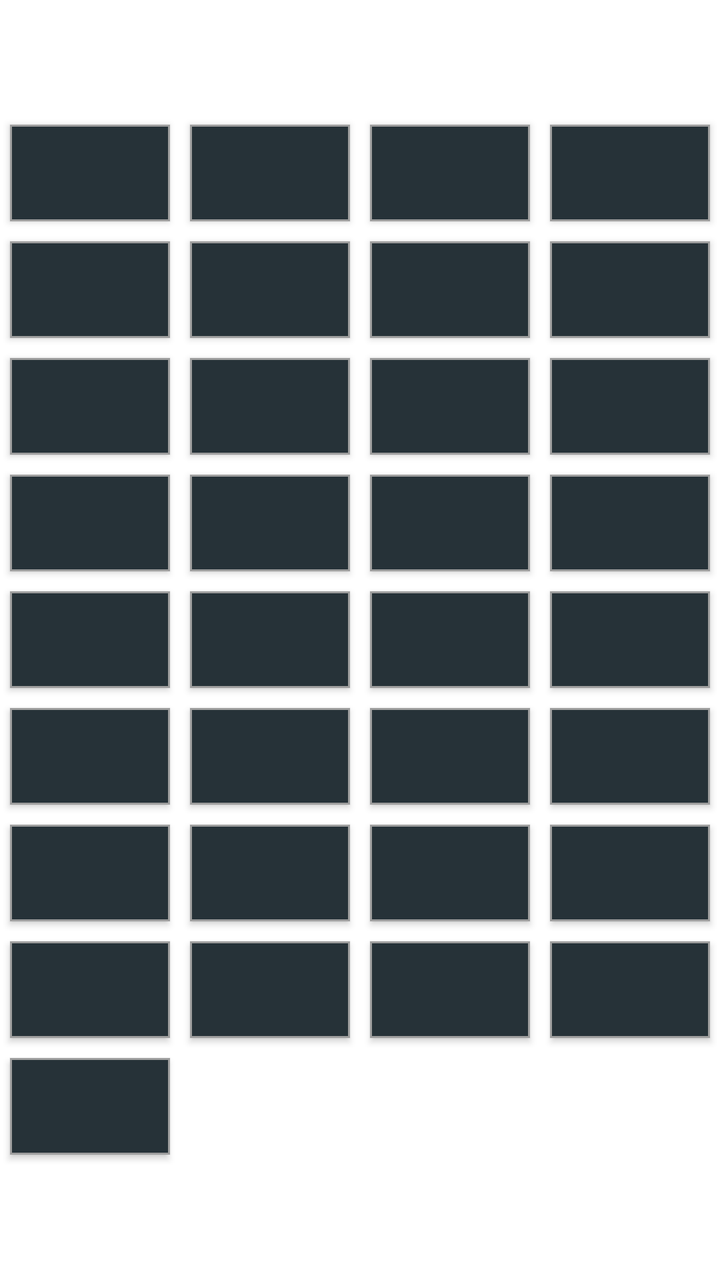
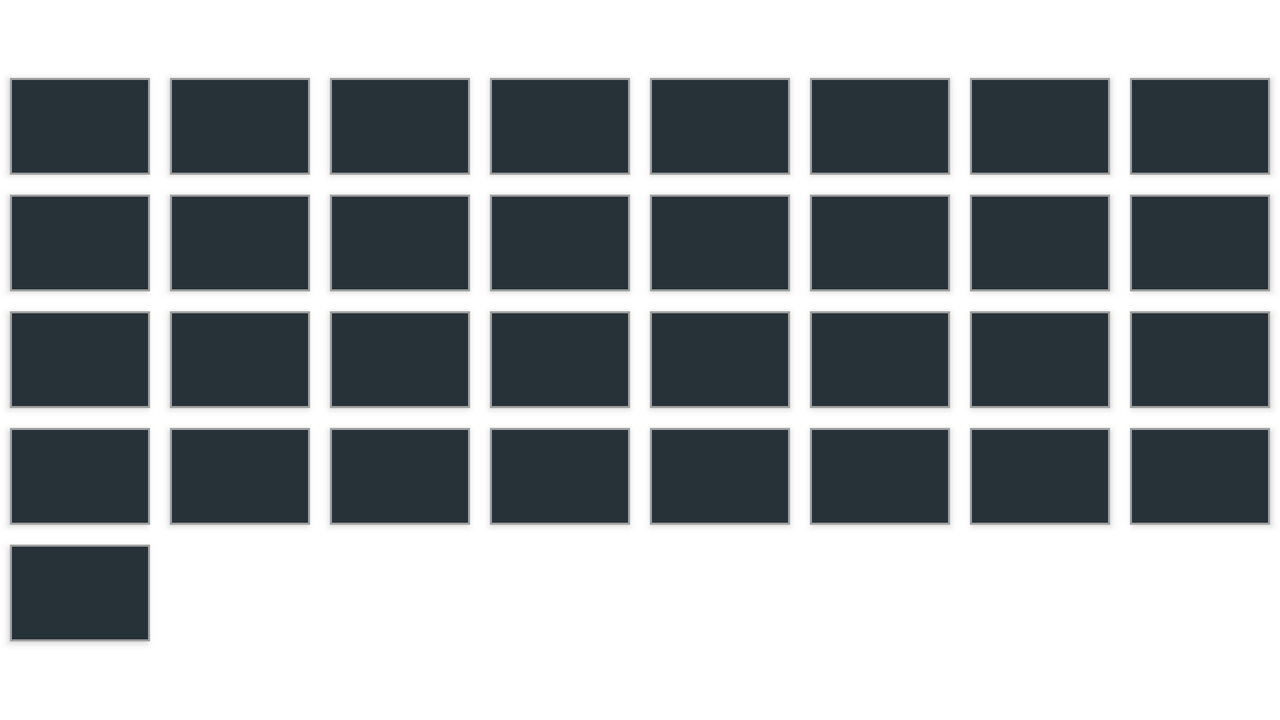

First picture: res/layout/ on a phone held upright. Second picture: the repository's own variant of that layout, on a device whose configuration matches the variant's folder. Source for both follows.
<!-- AndroidManifest.xml: application theme AppTheme -->
<!-- res/layout/alphabet_activity.xml -->
<?xml version="1.0" encoding="utf-8"?>
<ScrollView
    xmlns:android="http://schemas.android.com/apk/res/android"
    android:id="@+id/activity_alphabet"
    android:layout_width="match_parent"
    android:layout_height="match_parent">

    <LinearLayout
        xmlns:tools="http://schemas.android.com/tools"
        android:id="@+id/activity_alphabet_v0"
        android:gravity="center"
        android:layout_gravity="center"
        tools:context="com.pupupon.russian_alphabet.AlphabetActivity"
        style="@style/AppTheme" >

        <LinearLayout
            xmlns:tools="http://schemas.android.com/tools"
            android:id="@+id/activity_alphabet_h1"
            android:gravity="center"
            android:layout_gravity="center"
            android:orientation="horizontal"
            tools:context="com.pupupon.russian_alphabet.AlphabetActivity"
            style="@style/AppTheme" >

            <Button android:id="@+id/letter_btn_1" style="@style/aphabetButton"/>
            <Button android:id="@+id/letter_btn_2" style="@style/aphabetButton"/>
            <Button android:id="@+id/letter_btn_3" style="@style/aphabetButton"/>
            <Button android:id="@+id/letter_btn_4" style="@style/aphabetButton"/>

        </LinearLayout>

        <LinearLayout
            xmlns:tools="http://schemas.android.com/tools"
            android:id="@+id/activity_alphabet_h2"
            android:gravity="center"
            android:layout_gravity="center"
            android:orientation="horizontal"
            tools:context="com.pupupon.russian_alphabet.AlphabetActivity"
            style="@style/AppTheme" >

            <Button android:id="@+id/letter_btn_5" style="@style/aphabetButton"/>
            <Button android:id="@+id/letter_btn_6" style="@style/aphabetButton"/>
            <Button android:id="@+id/letter_btn_7" style="@style/aphabetButton"/>
            <Button android:id="@+id/letter_btn_8" style="@style/aphabetButton"/>

        </LinearLayout>

        <LinearLayout
            xmlns:tools="http://schemas.android.com/tools"
            android:id="@+id/activity_alphabet_h3"
            android:gravity="center"
            android:layout_gravity="center"
            android:orientation="horizontal"
            tools:context="com.pupupon.russian_alphabet.AlphabetActivity"
            style="@style/AppTheme" >

            <Button android:id="@+id/letter_btn_9"  style="@style/aphabetButton"/>
            <Button android:id="@+id/letter_btn_10" style="@style/aphabetButton"/>
            <Button android:id="@+id/letter_btn_11" style="@style/aphabetButton"/>
            <Button android:id="@+id/letter_btn_12" style="@style/aphabetButton"/>

        </LinearLayout>

        <LinearLayout
            xmlns:tools="http://schemas.android.com/tools"
            android:id="@+id/activity_alphabet_h4"
            android:gravity="center"
            android:layout_gravity="center"
            android:orientation="horizontal"
            tools:context="com.pupupon.russian_alphabet.AlphabetActivity"
            style="@style/AppTheme" >

            <Button android:id="@+id/letter_btn_13" style="@style/aphabetButton"/>
            <Button android:id="@+id/letter_btn_14" style="@style/aphabetButton"/>
            <Button android:id="@+id/letter_btn_15" style="@style/aphabetButton"/>
            <Button android:id="@+id/letter_btn_16" style="@style/aphabetButton"/>

        </LinearLayout>

        <LinearLayout
            xmlns:tools="http://schemas.android.com/tools"
            android:id="@+id/activity_alphabet_h5"
            android:gravity="center"
            android:layout_gravity="center"
            android:orientation="horizontal"
            tools:context="com.pupupon.russian_alphabet.AlphabetActivity"
            style="@style/AppTheme" >

            <Button android:id="@+id/letter_btn_17" style="@style/aphabetButton"/>
            <Button android:id="@+id/letter_btn_18" style="@style/aphabetButton"/>
            <Button android:id="@+id/letter_btn_19" style="@style/aphabetButton"/>
            <Button android:id="@+id/letter_btn_20" style="@style/aphabetButton"/>

        </LinearLayout>

        <LinearLayout
            xmlns:tools="http://schemas.android.com/tools"
            android:id="@+id/activity_alphabet_h6"
            android:gravity="center"
            android:layout_gravity="center"
            android:orientation="horizontal"
            tools:context="com.pupupon.russian_alphabet.AlphabetActivity"
            style="@style/AppTheme" >

            <Button android:id="@+id/letter_btn_21" style="@style/aphabetButton"/>
            <Button android:id="@+id/letter_btn_22" style="@style/aphabetButton"/>
            <Button android:id="@+id/letter_btn_23" style="@style/aphabetButton"/>
            <Button android:id="@+id/letter_btn_24" style="@style/aphabetButton"/>

        </LinearLayout>

        <LinearLayout
            xmlns:tools="http://schemas.android.com/tools"
            android:id="@+id/activity_alphabet_h7"
            android:gravity="center"
            android:layout_gravity="center"
            android:orientation="horizontal"
            tools:context="com.pupupon.russian_alphabet.AlphabetActivity"
            style="@style/AppTheme" >

            <Button android:id="@+id/letter_btn_25" style="@style/aphabetButton"/>
            <Button android:id="@+id/letter_btn_26" style="@style/aphabetButton"/>
            <Button android:id="@+id/letter_btn_27" style="@style/aphabetButton"/>
            <Button android:id="@+id/letter_btn_28" style="@style/aphabetButton"/>

        </LinearLayout>

        <LinearLayout
            xmlns:tools="http://schemas.android.com/tools"
            android:id="@+id/activity_alphabet_h8"
            android:gravity="center"
            android:layout_gravity="center"
            android:orientation="horizontal"
            tools:context="com.pupupon.russian_alphabet.AlphabetActivity"
            style="@style/AppTheme" >

            <Button android:id="@+id/letter_btn_29" style="@style/aphabetButton"/>
            <Button android:id="@+id/letter_btn_30" style="@style/aphabetButton"/>
            <Button android:id="@+id/letter_btn_31" style="@style/aphabetButton"/>
            <Button android:id="@+id/letter_btn_32" style="@style/aphabetButton"/>

        </LinearLayout>

        <LinearLayout
            xmlns:tools="http://schemas.android.com/tools"
            android:id="@+id/activity_alphabet_h9"
            android:gravity="center"
            android:layout_gravity="center"
            android:orientation="horizontal"
            tools:context="com.pupupon.russian_alphabet.AlphabetActivity"
            style="@style/AppTheme" >

            <Button android:id="@+id/letter_btn_33" style="@style/aphabetButton"/>
            <TextView style="@style/aphabetButtonEmpty"/>
            <TextView style="@style/aphabetButtonEmpty"/>
            <TextView style="@style/aphabetButtonEmpty"/>

        </LinearLayout>
    </LinearLayout>
</ScrollView>
<!-- resources referenced by this layout -->
<resources>
  <style name="AppTheme" parent="Theme.AppCompat.Light.DarkActionBar">
          
          <item name="android:orientation">vertical</item>
          <item name="colorPrimary">@color/colorPrimary</item>
          <item name="colorPrimaryDark">@color/colorPrimaryDark</item>
          <item name="colorAccent">@color/colorAccent</item>
          <item name="android:windowBackground">@color/colorBackground</item>
          <item name="android:layout_width">match_parent</item>
          <item name="android:layout_height">match_parent</item>
      </style>
  <style name="aphabetButton" parent="aphabetParent">
          <item name="android:layout_margin">5dp</item>
          <item name="android:textAllCaps">false</item>
          <item name="android:background">@drawable/button</item>
          <item name="android:textColor">@color/defaultButtonText</item>
          <item name="android:textSize">@dimen/textAlphabetButton</item>
          <item name="android:layout_gravity">center_vertical|center_horizontal</item>
          <item name="android:layout_width">match_parent</item>
          <item name="android:layout_height">match_parent</item>
          <item name="android:layout_weight">1</item>
      </style>
  <style name="aphabetButtonEmpty" parent="aphabetParent">
          <item name="android:layout_margin">5dp</item>
          <item name="android:background">@color/colorBackground</item>
          <item name="android:textColor">@color/defaultButtonText</item>
          <item name="android:textSize">@dimen/textAlphabetButton</item>
          <item name="android:layout_gravity">center_vertical|center_horizontal</item>
          <item name="android:layout_width">match_parent</item>
          <item name="android:layout_height">match_parent</item>
          <item name="android:layout_weight">1</item>
      </style>
  <color name="colorPrimary">#311B92</color>
  <color name="colorPrimaryDark">#b71c1c</color>
  <color name="colorAccent">#333333</color>
  <color name="colorBackground">#FFFFFF</color>
  <style name="aphabetParent">
          <item name="android:layout_width">0dp</item>
          <item name="android:layout_height">match_parent</item>
          <item name="android:layout_marginRight">10dp</item>
          <item name="android:textColor">@color/blackText</item>
          <item name="android:layout_gravity">center</item>
      </style>
  <!-- drawable button (drawable) -->
  <?xml version="1.0" encoding="utf-8"?>
  <selector xmlns:android="http://schemas.android.com/apk/res/android">
      <item android:state_pressed="true">
          <shape>
              <solid android:color="@color/defaultButtonBackgroundPressed" />
              <stroke android:width="1dp" android:color="@color/defaultButtonBorderPressed" />
              <corners android:radius="0dp" />
              <padding android:left="10dp" android:top="0dp" android:right="10dp" android:bottom="0dp" />
          </shape>
      </item>
      <item>
          <shape>
              <solid android:color="@color/defaultButtonBackground" />
              <stroke android:width="1dp" android:color="@color/defaultButtonBorder" />
              <corners android:radius="0dp" />
              <padding android:left="10dp" android:top="0dp" android:right="10dp" android:bottom="0dp" />
          </shape>
      </item>
  </selector>
  <color name="defaultButtonText">#ffffff</color>
  <dimen name="textAlphabetButton">36sp</dimen>
  <color name="blackText">#000000</color>
  <color name="defaultButtonBackgroundPressed">#37474F</color>
  <color name="defaultButtonBorderPressed">#FFFFFF</color>
  <color name="defaultButtonBackground">#263238</color>
  <color name="defaultButtonBorder">#9E9E9E</color>
</resources>
<!-- res/layout-land/alphabet_activity.xml (the repository's variant of the layout above) -->
<!-- drawn on the phone turned sideways -->
<?xml version="1.0" encoding="utf-8"?>
<ScrollView
    xmlns:android="http://schemas.android.com/apk/res/android"
    android:id="@+id/activity_alphabet"
    android:layout_width="match_parent"
    android:layout_height="match_parent">

    <LinearLayout
        xmlns:tools="http://schemas.android.com/tools"
        android:id="@+id/activity_alphabet_v0"
        android:gravity="center"
        android:layout_gravity="center"
        tools:context="com.pupupon.russian_alphabet.AlphabetActivity"
        style="@style/AppTheme" >

        <LinearLayout
            xmlns:tools="http://schemas.android.com/tools"
            android:id="@+id/activity_alphabet_h1"
            android:gravity="center"
            android:layout_gravity="center"
            android:orientation="horizontal"
            tools:context="com.pupupon.russian_alphabet.AlphabetActivity"
            style="@style/AppTheme" >

            <Button android:id="@+id/letter_btn_1" android:text="" style="@style/aphabetButton"/>
            <Button android:id="@+id/letter_btn_2" android:text="" style="@style/aphabetButton"/>
            <Button android:id="@+id/letter_btn_3" android:text="" style="@style/aphabetButton"/>
            <Button android:id="@+id/letter_btn_4" android:text="" style="@style/aphabetButton"/>
            <Button android:id="@+id/letter_btn_5" android:text="" style="@style/aphabetButton"/>
            <Button android:id="@+id/letter_btn_6" android:text="" style="@style/aphabetButton"/>
            <Button android:id="@+id/letter_btn_7" android:text="" style="@style/aphabetButton"/>
            <Button android:id="@+id/letter_btn_8" android:text="" style="@style/aphabetButton"/>

        </LinearLayout>

        <LinearLayout
            xmlns:tools="http://schemas.android.com/tools"
            android:id="@+id/activity_alphabet_h2"
            android:gravity="center"
            android:layout_gravity="center"
            android:orientation="horizontal"
            tools:context="com.pupupon.russian_alphabet.AlphabetActivity"
            style="@style/AppTheme" >

            <Button android:id="@+id/letter_btn_9" android:text="" style="@style/aphabetButton"/>
            <Button android:id="@+id/letter_btn_10" android:text="" style="@style/aphabetButton"/>
            <Button android:id="@+id/letter_btn_11" android:text="" style="@style/aphabetButton"/>
            <Button android:id="@+id/letter_btn_12" android:text="" style="@style/aphabetButton"/>
            <Button android:id="@+id/letter_btn_13" android:text="" style="@style/aphabetButton"/>
            <Button android:id="@+id/letter_btn_14" android:text="" style="@style/aphabetButton"/>
            <Button android:id="@+id/letter_btn_15" android:text="" style="@style/aphabetButton"/>
            <Button android:id="@+id/letter_btn_16" android:text="" style="@style/aphabetButton"/>

        </LinearLayout>

        <LinearLayout
            xmlns:tools="http://schemas.android.com/tools"
            android:id="@+id/activity_alphabet_h3"
            android:gravity="center"
            android:layout_gravity="center"
            android:orientation="horizontal"
            tools:context="com.pupupon.russian_alphabet.AlphabetActivity"
            style="@style/AppTheme" >

            <Button android:id="@+id/letter_btn_17" android:text="" style="@style/aphabetButton"/>
            <Button android:id="@+id/letter_btn_18" android:text="" style="@style/aphabetButton"/>
            <Button android:id="@+id/letter_btn_19" android:text="" style="@style/aphabetButton"/>
            <Button android:id="@+id/letter_btn_20" android:text="" style="@style/aphabetButton"/>
            <Button android:id="@+id/letter_btn_21" android:text="" style="@style/aphabetButton"/>
            <Button android:id="@+id/letter_btn_22" android:text="" style="@style/aphabetButton"/>
            <Button android:id="@+id/letter_btn_23" android:text="" style="@style/aphabetButton"/>
            <Button android:id="@+id/letter_btn_24" android:text="" style="@style/aphabetButton"/>

        </LinearLayout>

        <LinearLayout
            xmlns:tools="http://schemas.android.com/tools"
            android:id="@+id/activity_alphabet_h4"
            android:gravity="center"
            android:layout_gravity="center"
            android:orientation="horizontal"
            tools:context="com.pupupon.russian_alphabet.AlphabetActivity"
            style="@style/AppTheme" >

            <Button android:id="@+id/letter_btn_25" android:text="" style="@style/aphabetButton"/>
            <Button android:id="@+id/letter_btn_26" android:text="" style="@style/aphabetButton"/>
            <Button android:id="@+id/letter_btn_27" android:text="" style="@style/aphabetButton"/>
            <Button android:id="@+id/letter_btn_28" android:text="" style="@style/aphabetButton"/>
            <Button android:id="@+id/letter_btn_29" android:text="" style="@style/aphabetButton"/>
            <Button android:id="@+id/letter_btn_30" android:text="" style="@style/aphabetButton"/>
            <Button android:id="@+id/letter_btn_31" android:text="" style="@style/aphabetButton"/>
            <Button android:id="@+id/letter_btn_32" android:text="" style="@style/aphabetButton"/>

        </LinearLayout>

        <LinearLayout
            xmlns:tools="http://schemas.android.com/tools"
            android:id="@+id/activity_alphabet_h5"
            android:gravity="center"
            android:layout_gravity="center"
            android:orientation="horizontal"
            tools:context="com.pupupon.russian_alphabet.AlphabetActivity"
            style="@style/AppTheme" >

            <Button android:id="@+id/letter_btn_33" android:text="" style="@style/aphabetButton"/>
            <TextView style="@style/aphabetButtonEmpty"/>
            <TextView style="@style/aphabetButtonEmpty"/>
            <TextView style="@style/aphabetButtonEmpty"/>
            <TextView style="@style/aphabetButtonEmpty"/>
            <TextView style="@style/aphabetButtonEmpty"/>
            <TextView style="@style/aphabetButtonEmpty"/>
            <TextView style="@style/aphabetButtonEmpty"/>

        </LinearLayout>
    </LinearLayout>
</ScrollView>
